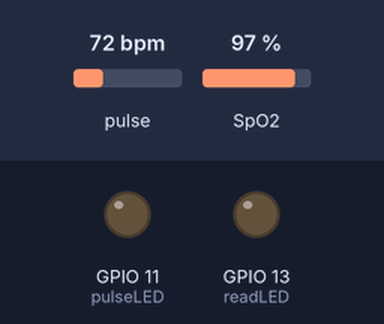
A sketch run on a simulated ESP32-S3. On the bench: output pins drawn as LEDs (lit = HIGH). The inputs (shaded band) are chosen by the test bench; at power-on: pulse 72 bpm, SpO2 97 %. Nothing arrives over Bluetooth unless stated; what the sketch prints to the serial monitor is not drawn.

Above: at 0.05 s.
Timing chart, 0 to 3.0 s (numbered marks = the images above):
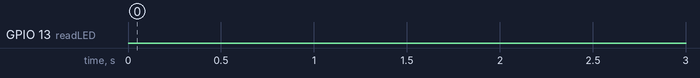

The sketch:

SPO2_prueba.ino
```cpp
#include <Wire.h>
#include "MAX30105.h"
#include "spo2_algorithm.h"
#include <BluetoothSerial.h>

BluetoothSerial SerialBT;
MAX30105 particleSensor;

#define MAX_BRIGHTNESS 255

#if defined(__AVR_ATmega328P__) || defined(__AVR_ATmega168__)
//Arduino Uno doesn't have enough SRAM to store 100 samples of IR led data and red led data in 32-bit format
//To solve this problem, 16-bit MSB of the sampled data will be truncated. Samples become 16-bit data.
uint16_t irBuffer[100]; //infrared LED sensor data
uint16_t redBuffer[100];  //red LED sensor data
#else
uint32_t irBuffer[100]; //infrared LED sensor data
uint32_t redBuffer[100];  //red LED sensor data
#endif

int32_t bufferLength; //data length
int32_t spo2; //SPO2 value
int8_t validSPO2; //indicator to show if the SPO2 calculation is valid
int32_t heartRate; //heart rate value
int8_t validHeartRate; //indicator to show if the heart rate calculation is valid

byte pulseLED = 11; //Must be on PWM pin
byte readLED = 13; //Blinks with each data read

void setup()
{
  Serial.begin(115200); // initialize serial communication at 115200 bits per second:
  SerialBT.begin("ESP32_FRECUENCIA_CARDIACA_SPO2");
  pinMode(pulseLED, OUTPUT);
  pinMode(readLED, OUTPUT);

  // Initialize sensor
  if (!particleSensor.begin(Wire, I2C_SPEED_FAST)) //Use default I2C port, 400kHz speed
  {
    Serial.println(F("MAX30105 was not found. Please check wiring/power."));
    while (1);
  }

  Serial.println(F("Attach sensor to finger with rubber band. Press any key to start conversion"));
  Serial.read();

  byte ledBrightness = 60; //Options: 0=Off to 255=50mA
  byte sampleAverage = 16; //Options: 1, 2, 4, 8, 16, 32
  byte ledMode = 2; //Options: 1 = Red only, 2 = Red + IR, 3 = Red + IR + Green
  byte sampleRate = 100; //Options: 50, 100, 200, 400, 800, 1000, 1600, 3200
  int pulseWidth = 411; //Options: 69, 118, 215, 411
  int adcRange = 16384; //Options: 2048, 4096, 8192, 16384

  particleSensor.setup(ledBrightness, sampleAverage, ledMode, sampleRate, pulseWidth, adcRange); //Configure sensor with these settings
}

void loop()
{
  bufferLength = 100; //buffer length of 100 stores 4 seconds of samples running at 25sps

  //read the first 100 samples, and determine the signal range
  for (byte i = 0 ; i < bufferLength ; i++)
  {
    while (particleSensor.available() == false) //do we have new data?
      particleSensor.check(); //Check the sensor for new data

    redBuffer[i] = particleSensor.getRed();
    irBuffer[i] = particleSensor.getIR();
    particleSensor.nextSample(); //We're finished with this sample so move to next sample

    Serial.print(F("red="));
    Serial.print(redBuffer[i], DEC);
    Serial.print(F(", ir="));
    Serial.println(irBuffer[i], DEC);
  }

  //calculate heart rate and SpO2 after first 100 samples (first 4 seconds of samples)
  maxim_heart_rate_and_oxygen_saturation(irBuffer, bufferLength, redBuffer, &spo2, &validSPO2, &heartRate, &validHeartRate);

  //Continuously taking samples from MAX30102.  Heart rate and SpO2 are calculated every 1 second
  while (1)
  {
    //dumping the first 25 sets of samples in the memory and shift the last 75 sets of samples to the top
    for (byte i = 25; i < 100; i++)
    {
      redBuffer[i - 25] = redBuffer[i];
      irBuffer[i - 25] = irBuffer[i];
    }

    //take 25 sets of samples before calculating the heart rate.
    for (byte i = 75; i < 100; i++)
    {
      while (particleSensor.available() == false) //do we have new data?
        particleSensor.check(); //Check the sensor for new data

      digitalWrite(readLED, !digitalRead(readLED)); //Blink onboard LED with every data read

      redBuffer[i] = particleSensor.getRed();
      irBuffer[i] = particleSensor.getIR();
      particleSensor.nextSample(); //We're finished with this sample so move to next sample

      //send samples and calculation result to terminal program through UART


      Serial.print(F("SPO2"));
      Serial.print(spo2, DEC);

      Serial.print(F(", SPO2V"));
      Serial.println(validSPO2, DEC);
    }

    //After gathering 25 new samples recalculate HR and SP02
    maxim_heart_rate_and_oxygen_saturation(irBuffer, bufferLength, redBuffer, &spo2, &validSPO2, &heartRate, &validHeartRate);
  }
}
```

Measured:
- by itself, GPIO 13 (readLED): LOW → HIGH at 16.2 s, → LOW 0.16 s later, → HIGH 0.16 s later, → LOW 0.16 s later, … (712 changes in this stretch)
